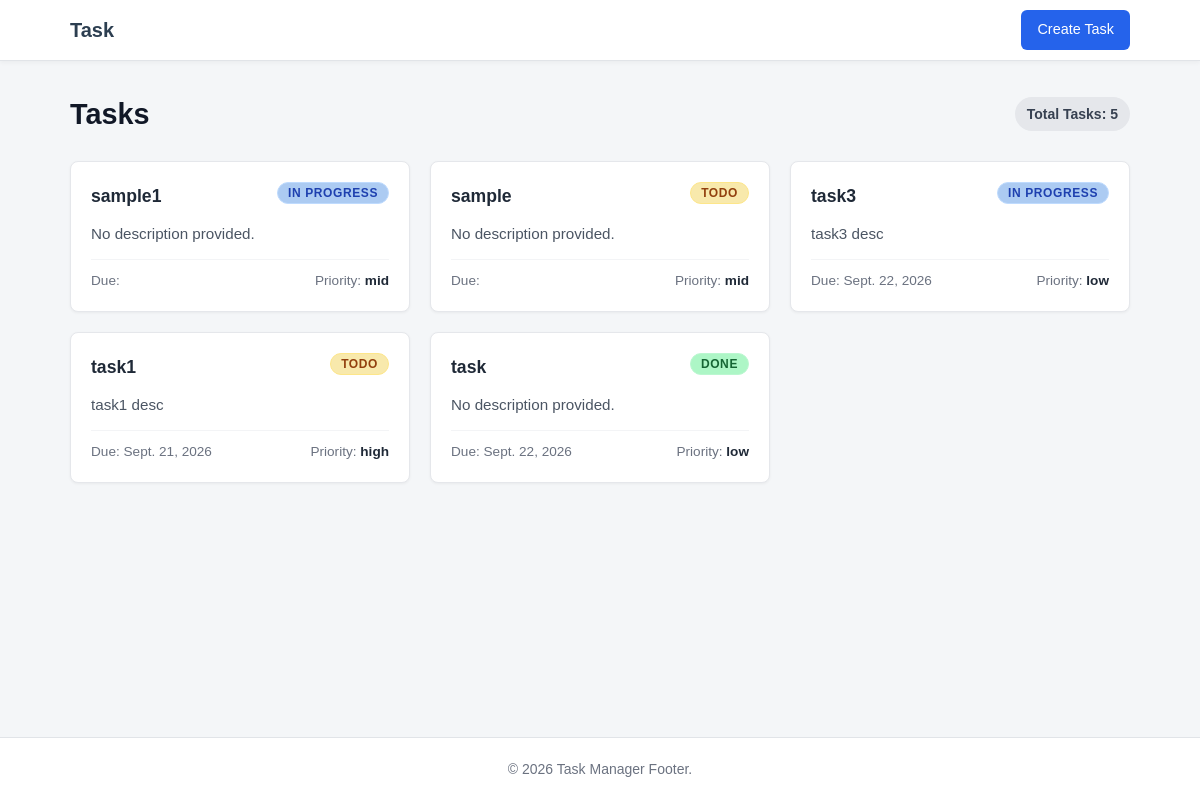
The page / on the database its author committed.
### tasks/models.py (models this page shows, shortened)
class Task(models.Model):
    class Status(models.TextChoices):
        TODO = "todo", "Todo"
        IN_PROGRESS = "in_progress", "In Progress"
        DONE = "done", "Done"
    class Priority(models.TextChoices):
        LOW = "low", "Low"
        MID = "mid", "Mid"
        HIGH = "high", "High"
    title = models.CharField(max_length=200)
    description = models.TextField(blank=True)
    status = models.CharField(
        max_length=20, choices=Status.choices, default=Status.TODO
    )
    priority = models.CharField(
        max_length=20, choices=Priority.choices, default=Priority.MID
    )
    due_date = models.DateField(blank=True, null=True)
    created_at = models.DateTimeField(auto_now_add=True)
    updated_at = models.DateTimeField(auto_now=True)
    class Meta:
        ordering = ["-created_at"]

### tasks/views.py (the view)
# urls.py: path("", TaskListView.as_view(), name="task_list"),
class TaskListView(ListView):
    model = Task
    template_name = "tasks/task_list.html"
    context_object_name = "tasks"
    def get_queryset(self):
        queryset = super().get_queryset()
        if not queryset.exists():
            messages.info(self.request, "No task found!")
        return queryset

### tasks/templatetags/custom_tags.py (called while the page is built)
@register.filter(name="status_badge")
def status_badge(status):
    badges = {
        "TODO": "<span class='badge badge-yellow'>Todo</span>",
        "IN_PROGRESS": "<span class='badge badge-blue'>In Progress</span>",
        "DONE": "<span class='badge badge-green'>Done</span>",
    }
    html = badges.get(status.upper(), '<span class="badge badge-gray">Unknown</span>')
    return mark_safe(html)

### tasks/templates/tasks/task_list.html (shortened to what this page needs)
{% extends "base.html" %}
{% block content %}
<div class="dashboard-header">
    <div>
        <h1 class="dashboard-title">Tasks</h1>
    </div>
    <span class="count-pill">Total Tasks: {{tasks|length}}</span>
</div>
<div class="task-grid">
    {% for task in tasks %}
        {% include "components/task_card.html" with task=task   %}
    {% empty %}
    <p>No tasks available</>
    {% endfor%}
</div>
{% endblock %}

### tasks/templates/base.html (shortened to what this page needs)
{% load static %}
<!DOCTYPE html>
<html lang="en">
<head>
    <link rel="stylesheet" href="{% static 'css/style.css' %}">
</head>
<body>
    {% include "components/nav.html" %}
    <main class="container">
        {% block content %}{% endblock %}
    </main>
    {% include "components/footer.html" %}
</body>
</html>

### tasks/templates/components/nav.html
<nav class="navbar">
    <div class="container nav-container">
        <a href="{% url 'task_list' %}" class="nav-brand">Task</a>
        <div class="nav-links">
            <a href="{% url 'task_create' %}" class="btn-nav">Create Task</a>
        </div>
    </div>
</nav>

### tasks/templates/components/task_card.html
{% load custom_tags %}
<div class="task-card">
    <div class="task-card-header">
        <h3 class="task-title">{{task.title|truncatechars:40}}</h3>
        {{task.status|status_badge}}
    </div>
    <p class="task-description">{{task.description|safe|default:"No description provided."}}</p>
    <div>
        <span>Due: {{task.due_date|date:"N j, Y"}}</span>
        <span>Priority: <strong class="priority-text">{{task.priority}}</strong></span>
    </div>
</div>

### tasks/templates/components/footer.html
<footer class="site-footer">
    <p>&copy; {% now "Y" %} Task Manager Footer.</p>
</footer>

### tasks/static/css/style.css (style rules this page uses)
* { margin: 0; padding: 0; box-sizing: border-box; }
body { font-family: Arial, sans-serif; background-color: #f4f6f8; color: #333333; line-height: 1.6; display: flex; flex-direction: column; min-height: 100vh; }
.container { width: 100%; max-width: 1100px; margin: 0 auto; padding: 0 20px; }
main.container { flex: 1; padding-top: 30px; padding-bottom: 40px; }
.navbar { background-color: #ffffff; border-bottom: 1px solid #e1e4e8; box-shadow: 0 2px 4px rgba(0, 0, 0, 0.04); }
.nav-content, .nav-container { display: flex; justify-content: space-between; align-items: center; height: 60px; }
.nav-brand { font-size: 1.25rem; font-weight: 700; color: #2c3e50; text-decoration: none; }
.nav-links { display: flex; align-items: center; gap: 20px; }
.nav-links a { text-decoration: none; color: #555555; font-weight: 500; transition: color 0.2s ease; }
.btn-nav, .btn-primary, .btn-secondary { display: inline-block; padding: 8px 16px; border-radius: 6px; font-size: 0.9rem; font-weight: 600; text-decoration: none; cursor: pointer; border: none; transition: background-color 0.2s ease; }
.btn-nav, .btn-primary { background-color: #2563eb; color: #ffffff !important; }
.dashboard-header { display: flex; justify-content: space-between; align-items: center; margin-bottom: 24px; }
.dashboard-title { font-size: 1.8rem; color: #111827; }
.count-pill { background-color: #e5e7eb; color: #374151; padding: 6px 12px; border-radius: 9999px; font-size: 0.875rem; font-weight: 600; }
.task-grid { display: grid; grid-template-columns: repeat(auto-fill, minmax(300px, 1fr)); gap: 20px; }
.task-card { background-color: #ffffff; border: 1px solid #e5e7eb; border-radius: 8px; padding: 20px; box-shadow: 0 1px 3px rgba(0, 0, 0, 0.05); display: flex; flex-direction: column; gap: 12px; }
.task-card-header { display: flex; justify-content: space-between; align-items: flex-start; gap: 10px; }
.task-title { font-size: 1.1rem; color: #1f2937; margin: 0; }
.task-description { color: #4b5563; font-size: 0.95rem; flex-grow: 1; }
.task-card meta-info, .task-card div:last-child { display: flex; justify-content: space-between; font-size: 0.85rem; color: #6b7280; border-top: 1px solid #f3f4f6; padding-top: 10px; margin-top: auto; }
.priority-text { color: #1f2937; }
.badge { display: inline-block; padding: 4px 10px; font-size: 0.75rem; font-weight: 600; line-height: 1; border-radius: 9999px; text-transform: uppercase; letter-spacing: 0.05em; white-space: nowrap; }
.badge-yellow { background-color: #f8e9ac; color: #92400e; border: 1px solid #fde68a; }
.badge-blue { background-color: #accbf2; color: #1e40af; border: 1px solid #bfdbfe; }
.badge-green { background-color: #adf6c6; color: #166534; border: 1px solid #bbf7d0; }
.footer, .site-footer { background-color: #ffffff; border-top: 1px solid #e1e4e8; text-align: center; padding: 20px; font-size: 0.875rem; color: #6b7280; margin-top: auto; }

### rows shown on the page
Task: title "sample1", status|status_badge "IN PROGRESS", description "No description provided.", priority "mid"
Task: title "sample", status|status_badge "TODO", description "No description provided.", priority "mid"
Task: title "task3", status|status_badge "IN PROGRESS", description "task3 desc", due_date "Sept. 22, 2026", priority "low"
Task: title "task1", status|status_badge "TODO", description "task1 desc", due_date "Sept. 21, 2026", priority "high"
Task: title "task", status|status_badge "DONE", description "No description provided.", due_date "Sept. 22, 2026", priority "low"

### other values the page prints
{{ tasks|length }} "5"
